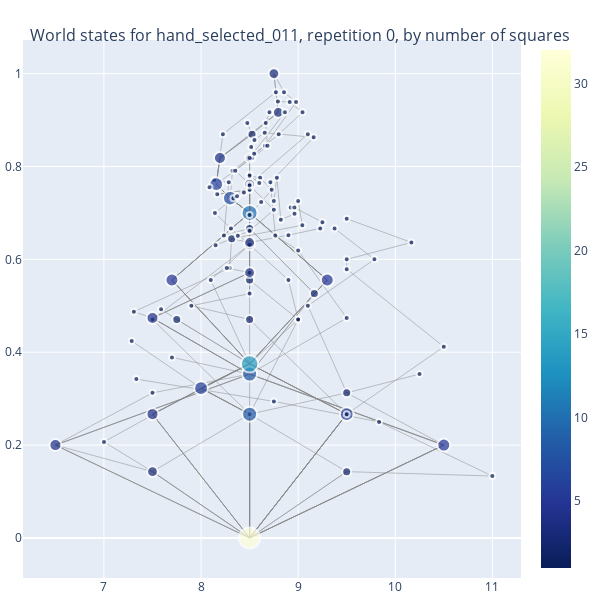
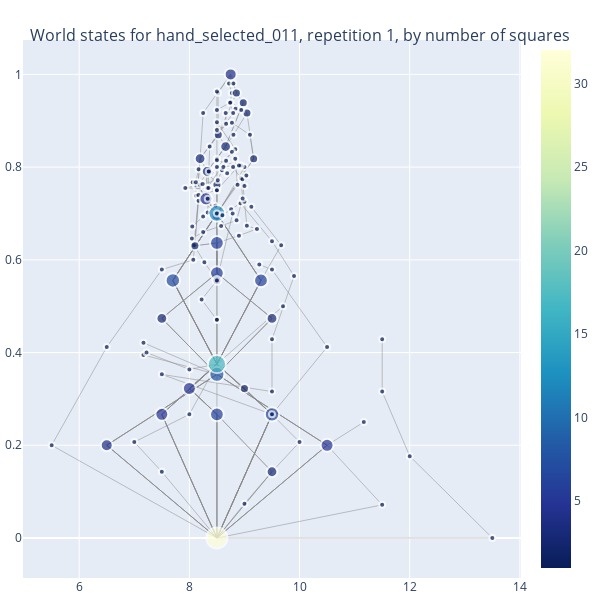
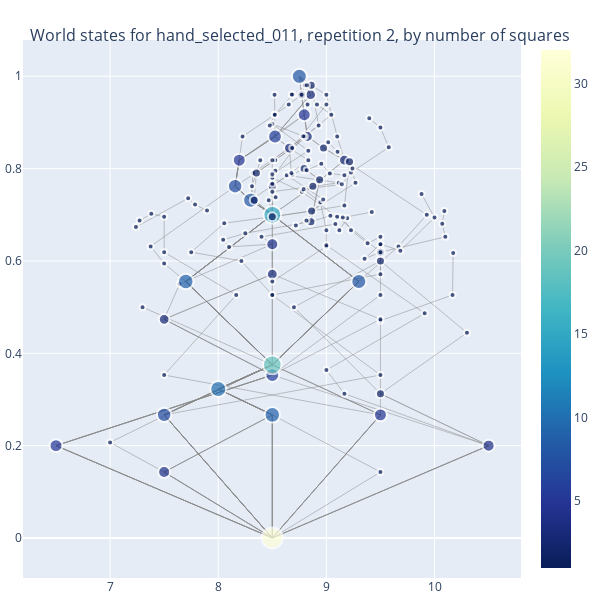
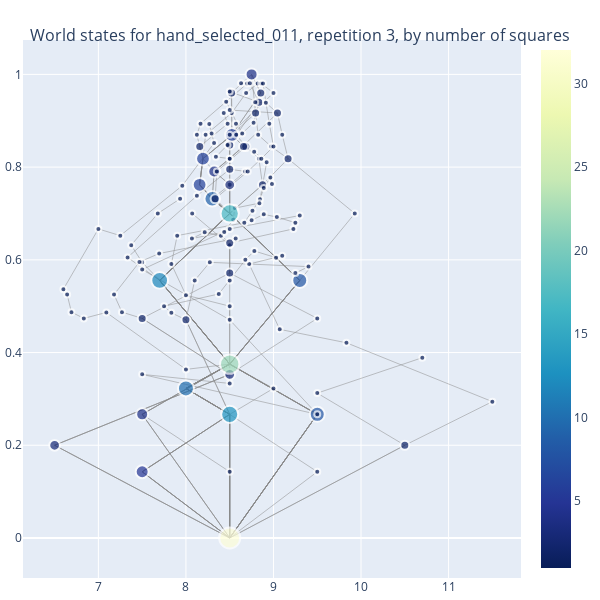

Here is the notebook cell these charts were saved with, in order:
### Code cell
target = targets[5]
fig, ax = plt.subplots()
ax.axis('off')
ax.imshow(np.rot90(target_maps[target]))
trajectory_graph(target_name=target, rep = 0)
trajectory_graph(target_name=target, rep = 1)
trajectory_graph(target_name=target, rep = 2)
trajectory_graph(target_name=target, rep = 3)

### Figure 1 — Plotly figure (JSON) as saved in the notebook; plotly's stock layout.template omitted (floating-point values rounded to 4 significant figures; data arrays with more than 128 entries replaced by an {"elided": "..."} marker saying what was removed)
{"data": [{"hoverinfo": "none", "line": {"color": "#888", "width": 0.5}, "mode": "lines", "type": "scatter", "x": {"elided": "699 float values"}, "y": {"elided": "699 float values"}}, {"hoverinfo": "text", "marker": {"color": {"elided": "129 int values"}, "colorscale": [[0, "rgb(255,255,217)"], [0.125, "rgb(237,248,177)"], [0.25, "rgb(199,233,180)"], [0.375, "rgb(127,205,187)"], [0.5, "rgb(65,182,196)"], [0.625, "rgb(29,145,192)"], [0.75, "rgb(34,94,168)"], [0.875, "rgb(37,52,148)"], [1, "rgb(8,29,88)"]], "line": {"width": 2}, "reversescale": true, "showscale": true, "size": {"elided": "129 float values"}}, "mode": "markers", "type": "scatter", "x": {"elided": "129 float values"}, "y": {"elided": "129 float values"}}], "layout": {"annotations": [{"showarrow": false, "text": "", "x": 0.005, "xref": "paper", "y": -0.002, "yref": "paper"}], "height": 600, "hovermode": "closest", "margin": {"b": 20, "l": 5, "r": 5, "t": 40}, "showlegend": false, "title": {"font": {"size": 16}, "text": "<br>World states for hand_selected_011, repetition 0, by number of squares"}, "width": 600}}

### Figure 2 — Plotly figure (JSON) as saved in the notebook; plotly's stock layout.template omitted (floating-point values rounded to 4 significant figures; data arrays with more than 128 entries replaced by an {"elided": "..."} marker saying what was removed)
{"data": [{"hoverinfo": "none", "line": {"color": "#888", "width": 0.5}, "mode": "lines", "type": "scatter", "x": {"elided": "774 float values"}, "y": {"elided": "774 float values"}}, {"hoverinfo": "text", "marker": {"color": {"elided": "146 int values"}, "colorscale": [[0, "rgb(255,255,217)"], [0.125, "rgb(237,248,177)"], [0.25, "rgb(199,233,180)"], [0.375, "rgb(127,205,187)"], [0.5, "rgb(65,182,196)"], [0.625, "rgb(29,145,192)"], [0.75, "rgb(34,94,168)"], [0.875, "rgb(37,52,148)"], [1, "rgb(8,29,88)"]], "line": {"width": 2}, "reversescale": true, "showscale": true, "size": {"elided": "146 float values"}}, "mode": "markers", "type": "scatter", "x": {"elided": "146 float values"}, "y": {"elided": "146 float values"}}], "layout": {"annotations": [{"showarrow": false, "text": "", "x": 0.005, "xref": "paper", "y": -0.002, "yref": "paper"}], "height": 600, "hovermode": "closest", "margin": {"b": 20, "l": 5, "r": 5, "t": 40}, "showlegend": false, "title": {"font": {"size": 16}, "text": "<br>World states for hand_selected_011, repetition 1, by number of squares"}, "width": 600}}

### Figure 3 — Plotly figure (JSON) as saved in the notebook; plotly's stock layout.template omitted (floating-point values rounded to 4 significant figures; data arrays with more than 128 entries replaced by an {"elided": "..."} marker saying what was removed)
{"data": [{"hoverinfo": "none", "line": {"color": "#888", "width": 0.5}, "mode": "lines", "type": "scatter", "x": {"elided": "951 float values"}, "y": {"elided": "951 float values"}}, {"hoverinfo": "text", "marker": {"color": {"elided": "165 int values"}, "colorscale": [[0, "rgb(255,255,217)"], [0.125, "rgb(237,248,177)"], [0.25, "rgb(199,233,180)"], [0.375, "rgb(127,205,187)"], [0.5, "rgb(65,182,196)"], [0.625, "rgb(29,145,192)"], [0.75, "rgb(34,94,168)"], [0.875, "rgb(37,52,148)"], [1, "rgb(8,29,88)"]], "line": {"width": 2}, "reversescale": true, "showscale": true, "size": {"elided": "165 float values"}}, "mode": "markers", "type": "scatter", "x": {"elided": "165 float values"}, "y": {"elided": "165 float values"}}], "layout": {"annotations": [{"showarrow": false, "text": "", "x": 0.005, "xref": "paper", "y": -0.002, "yref": "paper"}], "height": 600, "hovermode": "closest", "margin": {"b": 20, "l": 5, "r": 5, "t": 40}, "showlegend": false, "title": {"font": {"size": 16}, "text": "<br>World states for hand_selected_011, repetition 2, by number of squares"}, "width": 600}}

### Figure 4 — Plotly figure (JSON) as saved in the notebook; plotly's stock layout.template omitted (floating-point values rounded to 4 significant figures; data arrays with more than 128 entries replaced by an {"elided": "..."} marker saying what was removed)
{"data": [{"hoverinfo": "none", "line": {"color": "#888", "width": 0.5}, "mode": "lines", "type": "scatter", "x": {"elided": "891 float values"}, "y": {"elided": "891 float values"}}, {"hoverinfo": "text", "marker": {"color": {"elided": "155 int values"}, "colorscale": [[0, "rgb(255,255,217)"], [0.125, "rgb(237,248,177)"], [0.25, "rgb(199,233,180)"], [0.375, "rgb(127,205,187)"], [0.5, "rgb(65,182,196)"], [0.625, "rgb(29,145,192)"], [0.75, "rgb(34,94,168)"], [0.875, "rgb(37,52,148)"], [1, "rgb(8,29,88)"]], "line": {"width": 2}, "reversescale": true, "showscale": true, "size": {"elided": "155 float values"}}, "mode": "markers", "type": "scatter", "x": {"elided": "155 float values"}, "y": {"elided": "155 float values"}}], "layout": {"annotations": [{"showarrow": false, "text": "", "x": 0.005, "xref": "paper", "y": -0.002, "yref": "paper"}], "height": 600, "hovermode": "closest", "margin": {"b": 20, "l": 5, "r": 5, "t": 40}, "showlegend": false, "title": {"font": {"size": 16}, "text": "<br>World states for hand_selected_011, repetition 3, by number of squares"}, "width": 600}}
